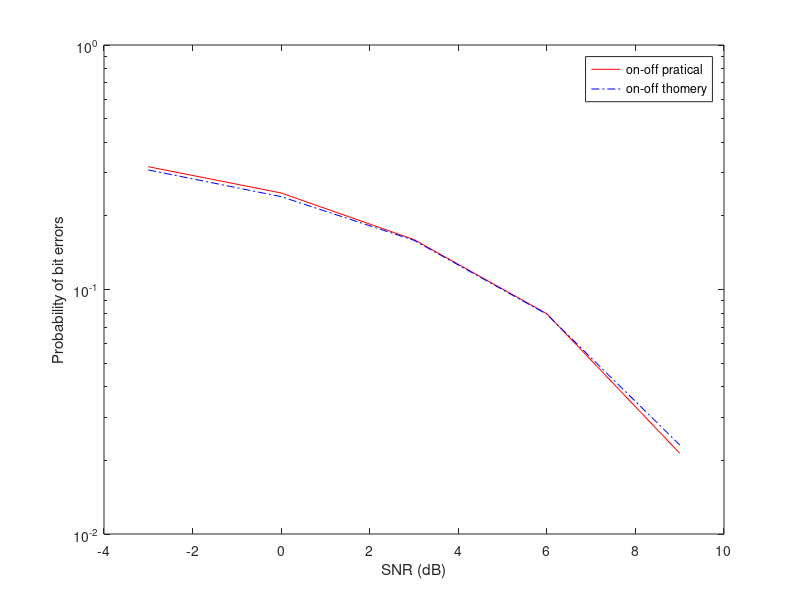

The MATLAB script that drew this image:
clear all;
SNR_dB=[-3 0 3 6 9];
N=10^4;
Count_BER=zeros(1,length(SNR_dB));
tho=zeros(1,length(SNR_dB));
 
 for n=1:length(SNR_dB)
 SNR=10^(SNR_dB(n)/10);
 N0=1/SNR;
 tho(n)=qfunc(sqrt(1/(2*N0)));
 for t=1:N
 %-----------------------------------
 %generate received signal
 %b=floor(rand(1)*2); % one-bit data
 w=(randn(1))*sqrt(N0/2);
 y=1+w; % 接收訊號
 %-------------------------------------
 %Detection
 if y<0.5
 Count_BER(n)=Count_BER(n)+1;
 end
 end
 end
 BER=Count_BER./N;
 
 
semilogy(SNR_dB,BER,'r-');
hold on;
semilogy(SNR_dB,tho,'b-.');
hold off;
xlabel('SNR (dB)');
ylabel('Probability of bit errors');
legend('on-off pratical','on-off thomery');